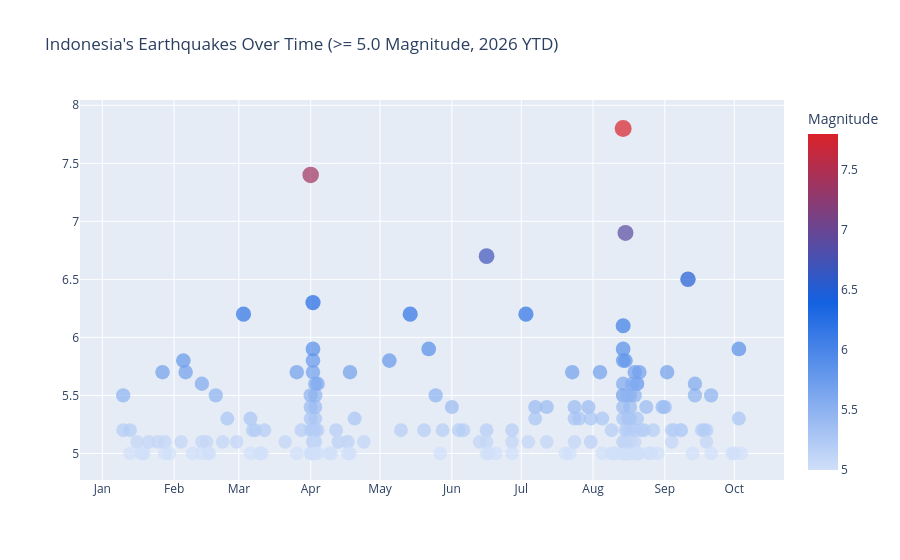

Write notebook code for a chart like this one.
### Markdown cell above
#### 03. INDONESIA EARTHQUAKE OVER TIME

### Code cell
# df_clean['date_clean'] = df_clean['time'].dt.strftime('%Y-%m-%d')
# country_name = 'Indonesia'
# df_indonesia = df_clean[df_clean['place'].str.contains(country_name, case=False, na=False)]

df_indonesia['place_clean'] = df_indonesia['place'].str.replace(', Indonesia', '', regex=False)
df_timeline = df_indonesia.sort_values('date_clean', ascending=True)

title = "Indonesia's Earthquakes Over Time (>= 5.0 Magnitude, 2026 YTD)"

fig = px.scatter(
    data_frame=df_timeline,
    x='date_clean',
    y='magnitude',
    title=title,
    size='magnitude',           
    color='magnitude',
    color_continuous_scale=['#d0dff9', '#1361e1', '#da2129'],
    hover_name='place',
    size_max=12,
    hover_data={
        'magnitude': ': .1f',
        'date_clean': '|%Y-%m-%d',
        'latitude':': .2f',
        'longitude':': .2f'
    },
    labels={
        'date_clean': 'Date',
        'magnitude': 'Magnitude',
        'latitude': 'Latitude',
        'longitude': 'Longitude'
    },
)

fig.update_xaxes(
    dtick="M1",         
    tickformat="%b",    
    ticklabelmode="instant"
)
fig.update_layout(xaxis_title=None, yaxis_title=None)
fig.update_traces(marker_line_width=0)

# fig.write_html("charts/03_eq_ina_overtime.html")
# fig.write_image("charts/03_eq_ina_overtime.png", width=1200, height=700, scale=2)
fig.show()

### Figure 1 — Plotly figure (JSON) as saved in the notebook; plotly's stock layout.template omitted (floating-point values rounded to 4 significant figures; data arrays with more than 128 entries replaced by an {"elided": "..."} marker saying what was removed)
{"data": [{"customdata": {"elided": "213x2 float values"}, "hovertemplate": "<b>%{hovertext}</b><br><br>Date=%{x|%Y-%m-%d}<br>Magnitude=%{marker.color: .1f}<br>Latitude=%{customdata[0]: .2f}<br>Longitude=%{customdata[1]: .2f}<extra></extra>", "hovertext": {"elided": "213 str values"}, "legendgroup": "", "marker": {"color": {"elided": "213 float values"}, "coloraxis": "coloraxis", "line": {"width": 0}, "size": {"elided": "213 float values"}, "sizemode": "area", "sizeref": 0.05417, "symbol": "circle"}, "mode": "markers", "name": "", "orientation": "v", "showlegend": false, "type": "scatter", "x": {"elided": "213 str values"}, "xaxis": "x", "y": {"elided": "213 float values"}, "yaxis": "y"}], "layout": {"coloraxis": {"autocolorscale": false, "colorbar": {"title": {"text": "Magnitude"}}, "colorscale": [[0, "#d0dff9"], [0.5, "#1361e1"], [1, "#da2129"]]}, "legend": {"itemsizing": "constant", "tracegroupgap": 0}, "title": {"text": "Indonesia's Earthquakes Over Time (>= 5.0 Magnitude, 2026 YTD)"}, "xaxis": {"anchor": "y", "domain": [0, 1], "dtick": "M1", "tickformat": "%b", "ticklabelmode": "instant", "title": {}}, "yaxis": {"anchor": "x", "domain": [0, 1], "title": {}}}}
